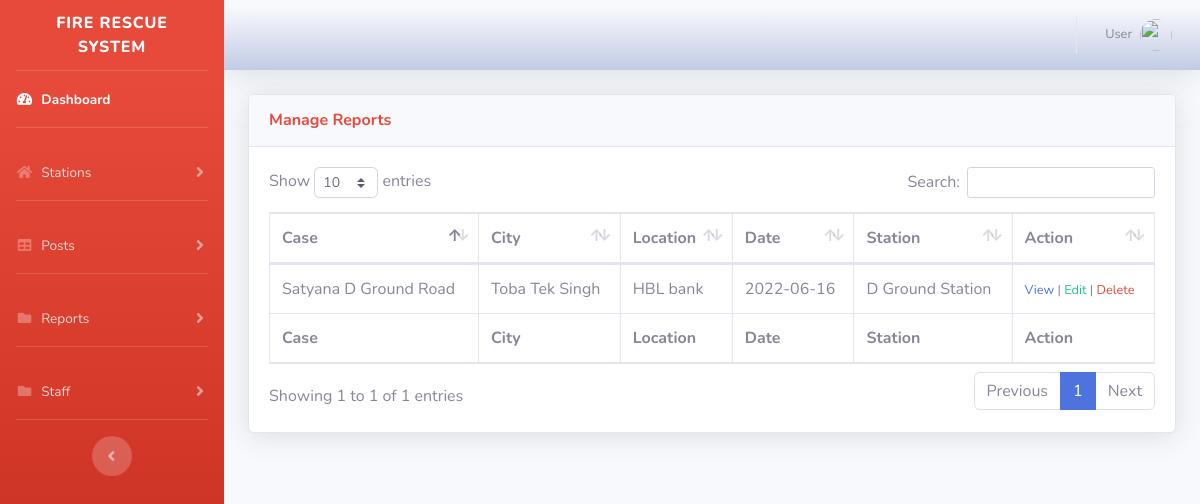
Before: /admin/manage_reports.php (signed in) with the older database file.
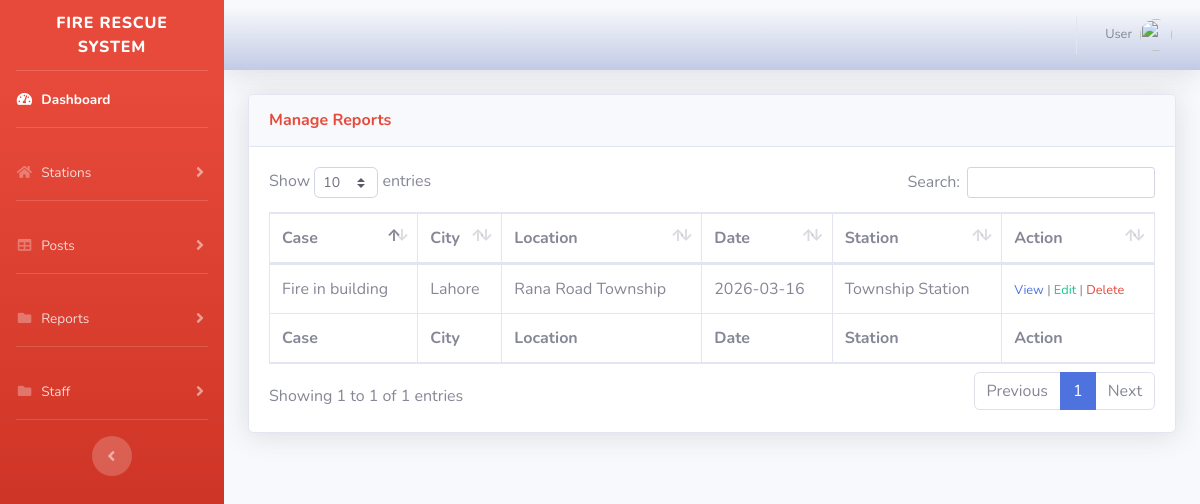
After: the same page with the newer database file.
### tables this page shows
CREATE TABLE `reports` (
  `report_id` int(11) NOT NULL,
  `station_id` int(11) NOT NULL,
  `case_name` varchar(255) NOT NULL,
  `deaths` varchar(20) NOT NULL,
  `city` varchar(100) NOT NULL,
  `location_name` varchar(255) NOT NULL,
  `year` year(4) NOT NULL DEFAULT current_timestamp(),
  `report_date` varchar(20) NOT NULL,
  `complete_detail` text NOT NULL,
  `report_timestamp` timestamp NOT NULL DEFAULT current_timestamp()
);

CREATE TABLE `station` (
  `station_id` int(11) NOT NULL,
  `station_name` text NOT NULL,
  `station_contact` int(100) NOT NULL,
  `station_username` varchar(100) NOT NULL,
  `station_password` varchar(100) NOT NULL,
  `station_city` text NOT NULL,
  `station_latitude` varchar(200) NOT NULL,
  `station_longitude` varchar(200) NOT NULL,
  `station_timestamp` date NOT NULL DEFAULT current_timestamp()
);

### admin/manage_reports.php (the view, shortened to what this page needs)
<?php include 'include/header.php'; ?>
<?php include '../connection/connectdatabase.php'; ?>
<div class="container-fluid">
                <div class="card shadow mb-4">
                     <div class="card-header py-3">
                            <h6 class="m-0 font-weight-bold text-danger">Manage Reports</h6>
                        </div>
                        <div class="card-body">
                            <div class="table-responsive">
                                <table class="table table-bordered" id="dataTable" width="100%" cellspacing="0">
                                    <thead>
                                        <tr>
                                            <th>Case</th>
                                            <th>City</th>
                                            <th>Location</th>
                                            <th>Date</th>
                                            <th>Station</th>
                                            <th>Action</th>
                                        </tr>
                                    </thead>
                                    <tfoot>
                                        <tr>
                                           <th>Case</th>
                                            <th>City</th>
                                            <th>Location</th>
                                            <th>Date</th>
                                            <th>Station</th>
                                            <th>Action</th>
                                        </tr>
                                    </tfoot>
                                    <tbody>
 <?php
            $view= mysqli_query($conn,"SELECT * FROM reports");
            while($row=mysqli_fetch_assoc($view)) {
                 $station_id=$row['station_id'];
?>
               <tr>
                   <td><?=$row['case_name']?></td>
                   <td><?=$row['city']?></td>
                   <td><?=$row['location_name']?></td>
                   <td><?=$row['report_date']?></td>
<?php $query = mysqli_query($conn,"SELECT * FROM station WHERE station_id='$station_id'");
      $data = mysqli_fetch_assoc($query); ?>
                   <td><?=$data['station_name']?></td>
                   <td><small><a href="report_detail.php?report_id=<?=$row['report_id']?>">View</a> |
                    <a href="edit_report.php?edit_id=<?=$row['report_id']?>" class="text-success">Edit</a> |
                    <a href="manage_reports.php?dlt_id=<?=$row['report_id']?>" class="text-danger">Delete</a></small>
                   </td>
               </tr>
<?php } ?>
                                    </tbody>
                                </table>
                            </div>
                        </div>
                      </div>
                 </div>
</div>
  </body>
</html>

Changed rows visible on the page:
removed reports: case_name "Satyana D Ground Road", city "Toba Tek Singh", location_name "HBL bank", report_date "2022-06-16", station.station_name "D Ground Station"
added reports: case_name "Fire in building", city "Lahore", location_name "Rana Road Township", report_date "2026-03-16", station.station_name "Township Station"
